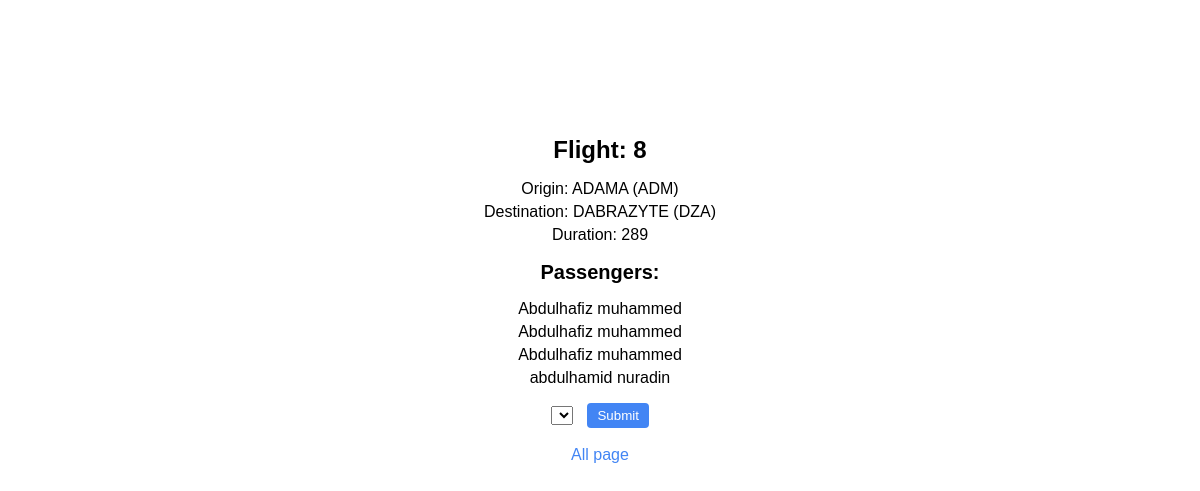
The app's page /flights/flight/8 with its own data.
### flights/models.py (models this page shows, shortened)
class Flight(models.Model):
    origin =models.ForeignKey(Airport, on_delete=models.CASCADE, related_name="departures")
    destination =models.ForeignKey(Airport, on_delete=models.CASCADE, related_name="arrivals")
    duration = models.IntegerField()

class Airport(models.Model):
    code = models.CharField(max_length=3)
    city = models.CharField(max_length=64)
    def __str__(self):
        return f"{self.city} ({self.code})"

class Passanger(models.Model):
    first_name = models.CharField(max_length=64)
    Last_name = models.CharField(max_length=64)
    flights = models.ManyToManyField(Flight, blank=True, related_name="passengers")
    def __str__(self):
        return f"{self.first_name} {self.Last_name}"

### flights/views.py (the view)
# urls.py: path('flight/<int:number>', views.flight, name="flight"),
def flight(request, number):
    flight = Flight.objects.get(pk=number)
    passengers = flight.passengers.all()
    non_passenger = Passanger.objects.exclude(flights=flight).all()
    return render(request, "flights/flight.html",{
        "flight": flight,
        "passengers": passengers,
        "non_passengers": non_passenger
    })

### flights/templates/flights/flight.html (shortened to what this page needs)
{% extends "flights/layout.html" %}
{% block body %}
<h1 style="text-align: center;">Flight: {{ flight.id }}</h1>
<ul>
    <li>Origin: {{ flight.origin }}</li>
    <li>Destination: {{ flight.destination }}</li>
    <li>Duration: {{ flight.duration }}</li>
</ul>
<h2 style="text-align: center;">Passengers:</h2>
<ul>
    {% for passenger in passengers %}
        <li>{{passenger}}</li>
    {% empty %}
        <li>No passenger</li>
    {% endfor %}
</ul>
<form action="{% url 'flights:book' flight.id %}" method="post">
    <select name="passenger" id="">
    </select>
    <input type="submit">
</form>
<br>
<a href="{% url 'flights:index' %}">All page</a>
{% endblock %}

### flights/static/flights/styles.css (style rules this page uses)
body { font-family: Arial, sans-serif; margin: 0; padding: 0; height: 100vh; text-align: center; align-items: center; padding-left: 40%; padding-right: 40%; padding-top: 10%; }
h1 { font-size: 24px; }
h2 { font-size: 20px; }
ul { list-style-type: none; padding: 0; }
li { margin-bottom: 5px; }
form { margin-top: 10px; }
select { margin-right: 10px; }
input[type=submit] { background-color: #4285f4; color: white; padding: 5px 10px; border: none; border-radius: 4px; cursor: pointer; }
a { color: #4285f4; text-decoration: none; }

### records on screen
Flight: id "8", origin "ADAMA (ADM)", destination "DABRAZYTE (DZA)", duration "289"
Passanger: first_name+Last_name "Abdulhafiz muhammed"
Passanger: first_name+Last_name "Abdulhafiz muhammed"
Passanger: first_name+Last_name "Abdulhafiz muhammed"
Passanger: first_name+Last_name "abdulhamid nuradin"
